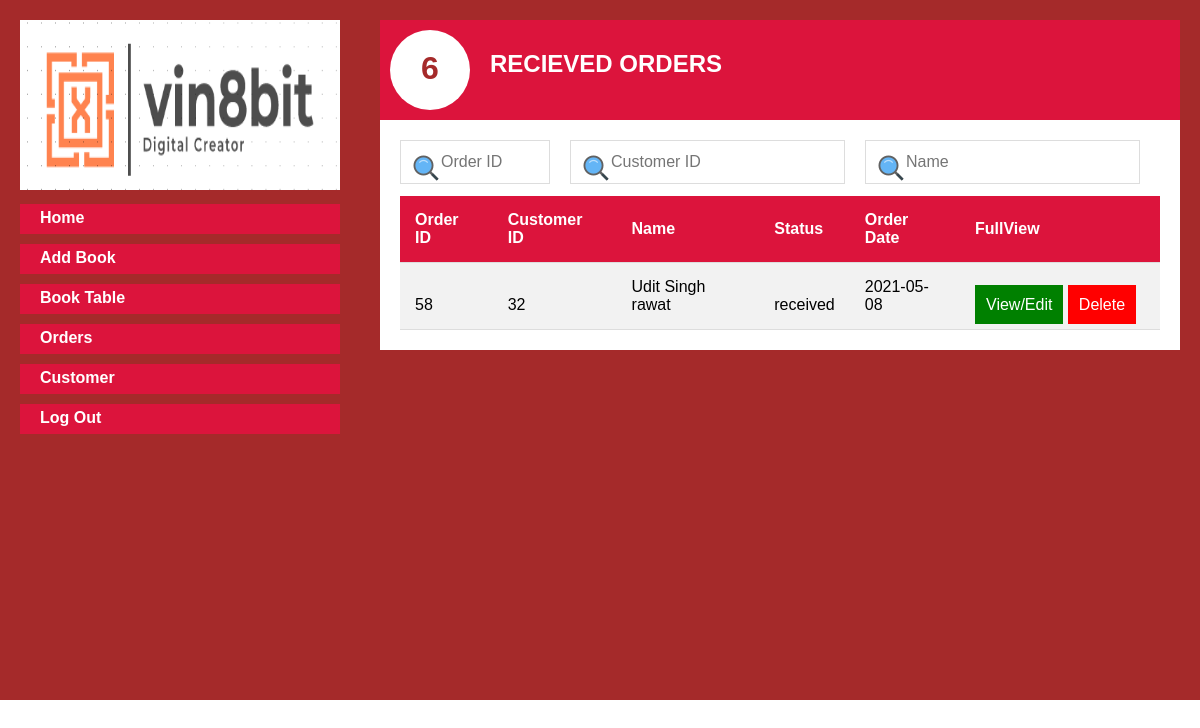
Page /recievedorders.php (signed in) on the committed database.
### tables this page shows
CREATE TABLE `orders` (
  `order_id` int(8) NOT NULL,
  `customer_id` int(8) NOT NULL,
  `name` varchar(30) NOT NULL,
  `phone` varchar(13) NOT NULL,
  `address` text NOT NULL,
  `date1` date NOT NULL,
  `status` varchar(15) NOT NULL,
  `mode` varchar(17) NOT NULL,
  `card_no` int(20) DEFAULT NULL,
  `security_code` varchar(10) DEFAULT NULL,
  `card_name` varchar(30) DEFAULT NULL
);

### recievedorders.php (the view, shortened to what this page needs)
<?php
include_once('config.php');
?>
<!DOCTYPE html>
<html lang="en">
<head>
    <link rel="stylesheet" href="./css/adminindex.css">
    <link rel="stylesheet" href="./css/orderstable.css">
</head>
<body>
    <div class="container">
        <div class="side-menus">
            <img src="./icons/logo.png" alt="">
            <ul class="menus">
            <a href="adminhome.php"><li>Home</li></a>
                <a href="adminindex.php"><li>Add Book</li></a>
                <a href="booktable.php"><li>Book Table</li></a>
                <a href="orderstable.php"><li>Orders</li></a>
                <a href="customertable.php"><li>Customer</li></a>
                <a href="adminlogout.php"><li>Log Out</li></a>
            </ul>
        </div>
        <div class="main">
            <div class="title">
                <h1>6</h1>
                <h2>Recieved Orders</h2>
            </div>
            <div class="main-content">
            <div class="search-box">
            <input type="text" id="myInput" onkeyup="myFunction()" placeholder="Order ID">
            <input type="text" id="myInput2" onkeyup="myFunction2()" placeholder="Customer ID">
            <input type="text" id="myInput3" onkeyup="myFunction3()" placeholder="Name">
            </div>
        <table id="myTable">
        <tr>
            <th>Order ID</th>
            <th>Customer ID</th>
            <th>Name</th>
			<th>Status</th>
            <th>Order Date</th>
            <th>FullView</th>
        </tr>
        <?php
       $stmt = $con->query("SELECT * FROM orders where status= 'received' ");
       while ($res = $stmt->fetch()) {
            echo "<tr>";
            echo "<td >".$res['order_id']."</td>";
            echo "<td >".$res['customer_id']."</td>";
            echo "<td >".$res['name']."</td>";
			echo "<td >".$res['status']."</td>";
            echo "<td >".$res['date1']."</td>";
            echo "<td id='fv'><a  href=\"orderlist.php?id=$res[order_id]-$res[customer_id]\"><div class='edit'>View/Edit</div></a> <a href=\"deleteorder.php?id=$res[order_id]-$res[customer_id]\" onClick=\"return confirm('Are you sure you want to delete?')\"><div class='delete'>Delete</div></a></td>";
			echo "</tr>";
        }
        ?>
    </table>
            </div>
        </div>
    </div>
</body>
</html>

### css/adminindex.css (style rules this page uses)
* { margin: 0; padding: 0; box-sizing: border-box; font-family: Arial, Helvetica, sans-serif; }
body { width: 100%; }
.container { width: 100%; display: flex; background-color: brown; }
.container .side-menus { width: 30%; height: 700px; padding: 20px; background-color: brown; }
.container .side-menus img { width: 100%; height: 170px; }
.container .main { width: 70%; padding: 20px; }
.container .main .title { display: flex; width: 100%; height: 100px;; padding: 10px 0px 0px 10px; background-color: crimson; }
.container .main .title h1 { padding: 20px; width: 80px; height: 80px; color: brown; background-color: white; border-radius: 50%; text-align: center; }
.container .main .title h2 { text-transform: uppercase; margin: 20px 20px 0 20px; color: white; }
.container .main .main-content { width: 100%; padding: 20px; background-color: white; }
.container .side-menus ul { text-decoration: none; }
.container .side-menus a { text-decoration: none; }
.container .side-menus .menus li { width: 100%; display: block; padding-left: 20px; padding-top: 5px; margin-top: 10px; height: 30px; color: white; font-weight: bold; background-color: crimson; }
.container .main .main-content #details-form label, input { display: block; font-size: 20px; color: green; }

### css/orderstable.css (style rules this page uses)
.main-content .search-box { display: flex; box-sizing: border-box; }
#myInput, #myInput2 , #myInput3 { background-image: url('../icons/search.png'); box-sizing: border-box; background-position: 10px 12px; background-repeat: no-repeat; width: 300px; font-size: 16px; padding: 12px 20px 12px 40px; color: gray; border: 1px solid #ddd; margin-bottom: 12px; margin-right: 20px; }
#myInput { width: 150px; }
table { width: 100%; border-collapse: collapse; }
th, td { padding: 15px; text-align: left; border-bottom: 1px solid #ddd; }
th { height: 50px; text-align: left; background-color: crimson; color: white; }
td { vertical-align: bottom; }
tr:nth-child(even) { background-color: #f2f2f2; }
table #fv { width: 200px; }
table a { text-decoration: none; }
table .edit { display: inline; text-align: center; margin-bottom: 20px; padding: 10px; color: white; border: 1px solid green; background-color: green; }
table .delete { display: inline; text-align: center; padding: 10px; color: white; border: 1px solid red; background-color: red; }

### rows in the picture
orders: order_id "58", customer "32", name "Udit Singh rawat", status "received", date1 "2021-05-08"
